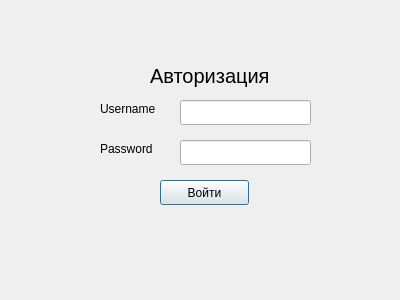
<?xml version="1.0" encoding="UTF-8"?>
<ui version="4.0">
 <class>login</class>
 <widget class="QWidget" name="login">
  <property name="geometry">
   <rect>
    <x>0</x>
    <y>0</y>
    <width>400</width>
    <height>300</height>
   </rect>
  </property>
  <property name="sizePolicy">
   <sizepolicy hsizetype="Fixed" vsizetype="Fixed">
    <horstretch>0</horstretch>
    <verstretch>0</verstretch>
   </sizepolicy>
  </property>
  <property name="minimumSize">
   <size>
    <width>400</width>
    <height>300</height>
   </size>
  </property>
  <property name="maximumSize">
   <size>
    <width>400</width>
    <height>300</height>
   </size>
  </property>
  <property name="windowTitle">
   <string>login</string>
  </property>
  <widget class="QLineEdit" name="password">
   <property name="geometry">
    <rect>
     <x>180</x>
     <y>140</y>
     <width>131</width>
     <height>25</height>
    </rect>
   </property>
  </widget>
  <widget class="QPushButton" name="pushButton">
   <property name="geometry">
    <rect>
     <x>160</x>
     <y>180</y>
     <width>89</width>
     <height>25</height>
    </rect>
   </property>
   <property name="text">
    <string>Войти</string>
   </property>
   <property name="autoDefault">
    <bool>false</bool>
   </property>
   <property name="default">
    <bool>true</bool>
   </property>
   <property name="flat">
    <bool>false</bool>
   </property>
  </widget>
  <widget class="QLabel" name="label_3">
   <property name="geometry">
    <rect>
     <x>100</x>
     <y>100</y>
     <width>69</width>
     <height>17</height>
    </rect>
   </property>
   <property name="text">
    <string>Username</string>
   </property>
  </widget>
  <widget class="QLabel" name="label">
   <property name="geometry">
    <rect>
     <x>150</x>
     <y>60</y>
     <width>151</width>
     <height>31</height>
    </rect>
   </property>
   <property name="font">
    <font>
     <pointsize>15</pointsize>
    </font>
   </property>
   <property name="text">
    <string>Авторизация</string>
   </property>
   <property name="textInteractionFlags">
    <set>Qt::LinksAccessibleByMouse</set>
   </property>
  </widget>
  <widget class="QLineEdit" name="username">
   <property name="geometry">
    <rect>
     <x>180</x>
     <y>100</y>
     <width>131</width>
     <height>25</height>
    </rect>
   </property>
  </widget>
  <widget class="QLabel" name="label_4">
   <property name="geometry">
    <rect>
     <x>100</x>
     <y>140</y>
     <width>69</width>
     <height>17</height>
    </rect>
   </property>
   <property name="text">
    <string>Password</string>
   </property>
  </widget>
 </widget>
 <resources/>
 <connections/>
</ui>
